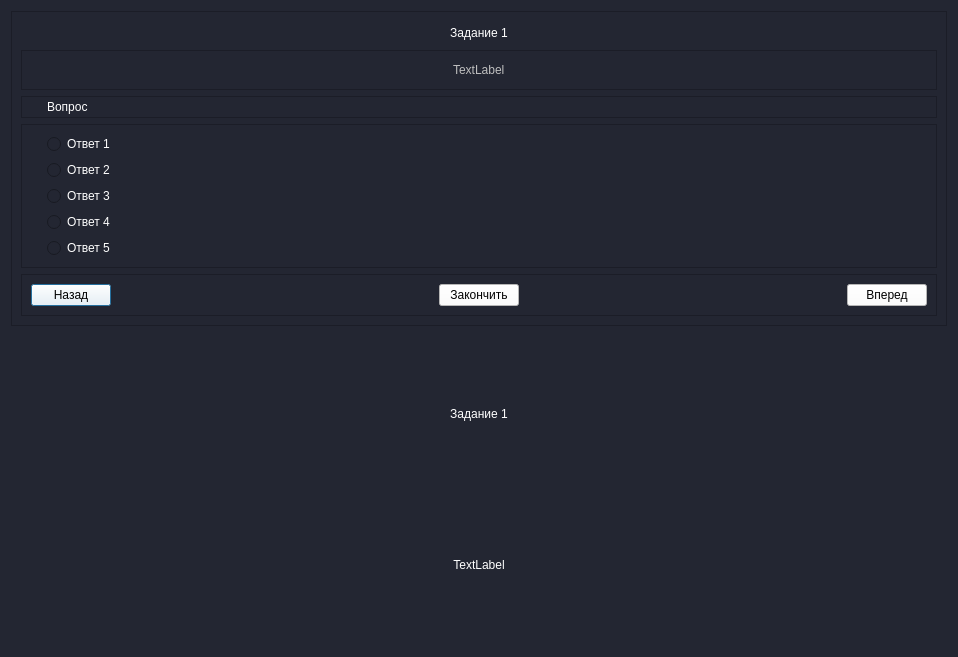
<?xml version="1.0" encoding="UTF-8"?>
<ui version="4.0">
 <class>Dialog</class>
 <widget class="QDialog" name="Dialog">
  <property name="geometry">
   <rect>
    <x>0</x>
    <y>0</y>
    <width>958</width>
    <height>657</height>
   </rect>
  </property>
  <property name="windowTitle">
   <string>Dialog</string>
  </property>
  <property name="styleSheet">
   <string notr="true">background-color: rgb(35,38,50)</string>
  </property>
  <layout class="QVBoxLayout" name="verticalLayout_3">
   <item>
    <widget class="QFrame" name="main_frame">
     <property name="frameShape">
      <enum>QFrame::StyledPanel</enum>
     </property>
     <property name="frameShadow">
      <enum>QFrame::Plain</enum>
     </property>
     <layout class="QVBoxLayout" name="verticalLayout">
      <item>
       <widget class="QLabel" name="lbl_task">
        <property name="styleSheet">
         <string notr="true">color: rgb(255, 255, 255);
font: 20pt &quot;MS Shell Dlg 2&quot;;</string>
        </property>
        <property name="text">
         <string>Задание 1</string>
        </property>
        <property name="alignment">
         <set>Qt::AlignCenter</set>
        </property>
       </widget>
      </item>
      <item>
       <widget class="QFrame" name="pic_frame">
        <property name="enabled">
         <bool>false</bool>
        </property>
        <property name="frameShape">
         <enum>QFrame::StyledPanel</enum>
        </property>
        <property name="frameShadow">
         <enum>QFrame::Raised</enum>
        </property>
        <layout class="QGridLayout" name="gridLayout">
         <item row="0" column="0">
          <spacer name="horizontalSpacer_3">
           <property name="orientation">
            <enum>Qt::Horizontal</enum>
           </property>
           <property name="sizeHint" stdset="0">
            <size>
             <width>40</width>
             <height>20</height>
            </size>
           </property>
          </spacer>
         </item>
         <item row="0" column="1">
          <widget class="QLabel" name="lbl_image">
           <property name="text">
            <string>TextLabel</string>
           </property>
          </widget>
         </item>
         <item row="0" column="2">
          <spacer name="horizontalSpacer_4">
           <property name="orientation">
            <enum>Qt::Horizontal</enum>
           </property>
           <property name="sizeHint" stdset="0">
            <size>
             <width>40</width>
             <height>20</height>
            </size>
           </property>
          </spacer>
         </item>
        </layout>
       </widget>
      </item>
      <item>
       <widget class="QFrame" name="frame_4">
        <property name="frameShape">
         <enum>QFrame::StyledPanel</enum>
        </property>
        <property name="frameShadow">
         <enum>QFrame::Raised</enum>
        </property>
        <layout class="QHBoxLayout" name="horizontalLayout_2">
         <property name="spacing">
          <number>0</number>
         </property>
         <property name="leftMargin">
          <number>25</number>
         </property>
         <property name="topMargin">
          <number>0</number>
         </property>
         <property name="rightMargin">
          <number>20</number>
         </property>
         <property name="bottomMargin">
          <number>0</number>
         </property>
         <item>
          <widget class="QLabel" name="lbl_question">
           <property name="styleSheet">
            <string notr="true">color: rgb(255, 255, 255);</string>
           </property>
           <property name="text">
            <string>Вопрос</string>
           </property>
           <property name="alignment">
            <set>Qt::AlignJustify|Qt::AlignVCenter</set>
           </property>
           <property name="wordWrap">
            <bool>true</bool>
           </property>
          </widget>
         </item>
        </layout>
       </widget>
      </item>
      <item>
       <widget class="QFrame" name="frame_3">
        <property name="frameShape">
         <enum>QFrame::StyledPanel</enum>
        </property>
        <property name="frameShadow">
         <enum>QFrame::Raised</enum>
        </property>
        <layout class="QVBoxLayout" name="verticalLayout_2">
         <property name="leftMargin">
          <number>25</number>
         </property>
         <item>
          <widget class="QRadioButton" name="answ_1">
           <property name="styleSheet">
            <string notr="true">color: rgb(255, 255, 255);</string>
           </property>
           <property name="text">
            <string>Ответ 1</string>
           </property>
          </widget>
         </item>
         <item>
          <widget class="QRadioButton" name="answ_2">
           <property name="styleSheet">
            <string notr="true">color: rgb(255, 255, 255);</string>
           </property>
           <property name="text">
            <string>Ответ 2</string>
           </property>
          </widget>
         </item>
         <item>
          <widget class="QRadioButton" name="answ_3">
           <property name="styleSheet">
            <string notr="true">color: rgb(255, 255, 255);</string>
           </property>
           <property name="text">
            <string>Ответ 3</string>
           </property>
          </widget>
         </item>
         <item>
          <widget class="QRadioButton" name="answ_4">
           <property name="styleSheet">
            <string notr="true">color: rgb(255, 255, 255);</string>
           </property>
           <property name="text">
            <string>Ответ 4</string>
           </property>
          </widget>
         </item>
         <item>
          <widget class="QRadioButton" name="answ_5">
           <property name="styleSheet">
            <string notr="true">color: rgb(255, 255, 255);</string>
           </property>
           <property name="text">
            <string>Ответ 5</string>
           </property>
          </widget>
         </item>
        </layout>
       </widget>
      </item>
      <item alignment="Qt::AlignBottom">
       <widget class="QFrame" name="frame_2">
        <property name="enabled">
         <bool>true</bool>
        </property>
        <property name="frameShape">
         <enum>QFrame::StyledPanel</enum>
        </property>
        <property name="frameShadow">
         <enum>QFrame::Plain</enum>
        </property>
        <layout class="QHBoxLayout" name="horizontalLayout">
         <item>
          <widget class="QPushButton" name="btn_backward">
           <property name="styleSheet">
            <string notr="true">background-color: rgb(255,255,255)</string>
           </property>
           <property name="text">
            <string>Назад</string>
           </property>
          </widget>
         </item>
         <item>
          <spacer name="horizontalSpacer">
           <property name="orientation">
            <enum>Qt::Horizontal</enum>
           </property>
           <property name="sizeHint" stdset="0">
            <size>
             <width>40</width>
             <height>20</height>
            </size>
           </property>
          </spacer>
         </item>
         <item>
          <widget class="QPushButton" name="btn_end_test">
           <property name="styleSheet">
            <string notr="true">background-color: rgb(255,255,255)</string>
           </property>
           <property name="text">
            <string>Закончить</string>
           </property>
          </widget>
         </item>
         <item>
          <spacer name="horizontalSpacer_2">
           <property name="orientation">
            <enum>Qt::Horizontal</enum>
           </property>
           <property name="sizeHint" stdset="0">
            <size>
             <width>40</width>
             <height>20</height>
            </size>
           </property>
          </spacer>
         </item>
         <item>
          <widget class="QPushButton" name="btn_forward">
           <property name="styleSheet">
            <string notr="true">background-color: rgb(255,255,255)</string>
           </property>
           <property name="text">
            <string>Вперед</string>
           </property>
          </widget>
         </item>
        </layout>
       </widget>
      </item>
     </layout>
    </widget>
   </item>
   <item>
    <widget class="QFrame" name="end_frame">
     <property name="frameShape">
      <enum>QFrame::NoFrame</enum>
     </property>
     <property name="frameShadow">
      <enum>QFrame::Plain</enum>
     </property>
     <layout class="QVBoxLayout" name="verticalLayout_4">
      <item>
       <widget class="QLabel" name="lbl_mark">
        <property name="styleSheet">
         <string notr="true">color: rgb(255, 255, 255);
font: 80pt &quot;MS Shell Dlg 2&quot;;</string>
        </property>
        <property name="text">
         <string>Задание 1</string>
        </property>
        <property name="alignment">
         <set>Qt::AlignCenter</set>
        </property>
       </widget>
      </item>
      <item>
       <widget class="QLabel" name="lbl_correct">
        <property name="styleSheet">
         <string notr="true">color: rgb(255, 255, 255);
font: 40pt &quot;MS Shell Dlg 2&quot;;</string>
        </property>
        <property name="frameShadow">
         <enum>QFrame::Plain</enum>
        </property>
        <property name="text">
         <string>TextLabel</string>
        </property>
        <property name="alignment">
         <set>Qt::AlignCenter</set>
        </property>
       </widget>
      </item>
     </layout>
    </widget>
   </item>
  </layout>
 </widget>
 <resources/>
 <connections/>
</ui>
